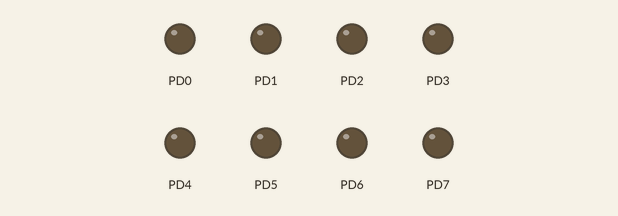
Recording of a program running on a simulated ATmega1281, built with avr-gcc and emulated at 1 MHz. Shown: output pins drawn as LEDs (lit = HIGH). The board resets itself during the run and starts again.

Above: at 0.7 s.
At 2.67 s:
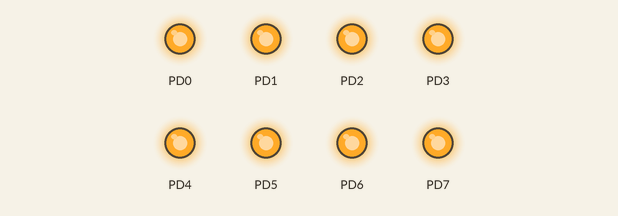
Timing chart, 0 to 3.0 s (numbered marks = the images above):
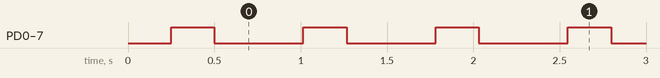

The program:

main.c
```c
#include "main.h"

#include <avr/wdt.h>

void wdt_init(void) __attribute__((naked)) __attribute__((section(".init3")));

void wdt_init(void)
{
	MCUSR = 0;
	wdt_disable();

	return;
}

void soft_reset(void)
{
    wdt_enable(WDTO_15MS);
	while(1);

	return;
}

void init(void)
{
	// allow power to stabilize
	_delay_ms(250);

	// port settings
	DDRD = 0xFF;
	PORTD = 0x00;

	return;
}

int main(void)
{
	init();

	PORTD = ~ PORTD;
	_delay_ms(250);
	PORTD = ~ PORTD;
	_delay_ms(250);

	// do soft reset
	soft_reset();

	while(1);

	return 0;
}
```

main.h
```c
#define F_CPU 1000000UL

#include <avr/io.h>
#include <util/delay.h>
```

Measured:
- by itself, PD0–7: alternates HIGH for 0.25 s and LOW for 0.52 s
